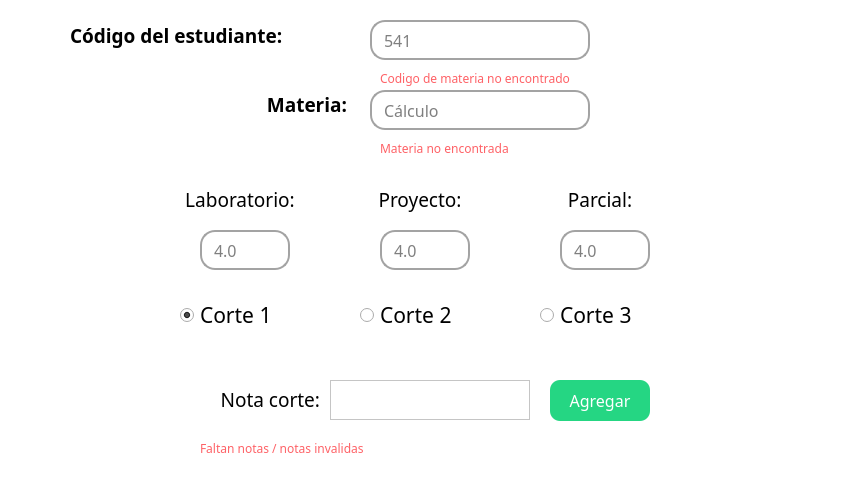
<?xml version="1.0" encoding="UTF-8"?>
<ui version="4.0">
 <class>Form</class>
 <widget class="QWidget" name="Form">
  <property name="geometry">
   <rect>
    <x>0</x>
    <y>0</y>
    <width>854</width>
    <height>480</height>
   </rect>
  </property>
  <property name="windowTitle">
   <string>Agregar notas</string>
  </property>
  <property name="styleSheet">
   <string notr="true">background-color: white;</string>
  </property>
  <widget class="QLabel" name="label_7">
   <property name="geometry">
    <rect>
     <x>340</x>
     <y>180</y>
     <width>160</width>
     <height>39</height>
    </rect>
   </property>
   <property name="font">
    <font>
     <family>Montserrat Thin</family>
     <pointsize>14</pointsize>
     <weight>50</weight>
     <bold>false</bold>
    </font>
   </property>
   <property name="text">
    <string>&lt;html&gt;&lt;head/&gt;&lt;body&gt;&lt;p align=&quot;center&quot;&gt;&lt;span style=&quot; font-weight:400;&quot;&gt;Proyecto:&lt;/span&gt;&lt;/p&gt;&lt;/body&gt;&lt;/html&gt;</string>
   </property>
  </widget>
  <widget class="QLabel" name="label_8">
   <property name="geometry">
    <rect>
     <x>170</x>
     <y>380</y>
     <width>150</width>
     <height>40</height>
    </rect>
   </property>
   <property name="font">
    <font>
     <family>Montserrat Thin</family>
     <pointsize>14</pointsize>
     <weight>50</weight>
     <bold>false</bold>
    </font>
   </property>
   <property name="text">
    <string>&lt;html&gt;&lt;head/&gt;&lt;body&gt;&lt;p align=&quot;right&quot;&gt;&lt;span style=&quot; font-weight:400;&quot;&gt;Nota corte:&lt;/span&gt;&lt;/p&gt;&lt;/body&gt;&lt;/html&gt;</string>
   </property>
  </widget>
  <widget class="QLineEdit" name="pro">
   <property name="geometry">
    <rect>
     <x>380</x>
     <y>230</y>
     <width>90</width>
     <height>40</height>
    </rect>
   </property>
   <property name="font">
    <font>
     <family>Montserrat Thin</family>
     <pointsize>12</pointsize>
     <weight>50</weight>
     <bold>false</bold>
    </font>
   </property>
   <property name="toolTip">
    <string>&lt;html&gt;&lt;head/&gt;&lt;body&gt;&lt;p align=&quot;center&quot;&gt;&lt;br/&gt;&lt;/p&gt;&lt;/body&gt;&lt;/html&gt;</string>
   </property>
   <property name="styleSheet">
    <string notr="true">background-color: rgb(255, 255, 255);
border-radius: 15px;
padding: 0px 10px;
border-width: 2px;
border-style: solid;
border-color: #A3A3A3;</string>
   </property>
   <property name="placeholderText">
    <string>4.0</string>
   </property>
  </widget>
  <widget class="QRadioButton" name="corte2">
   <property name="geometry">
    <rect>
     <x>360</x>
     <y>300</y>
     <width>130</width>
     <height>30</height>
    </rect>
   </property>
   <property name="font">
    <font>
     <family>Montserrat Thin</family>
     <pointsize>16</pointsize>
     <weight>50</weight>
     <bold>false</bold>
    </font>
   </property>
   <property name="text">
    <string>Corte 2</string>
   </property>
   <property name="checked">
    <bool>false</bool>
   </property>
  </widget>
  <widget class="QLineEdit" name="matees">
   <property name="geometry">
    <rect>
     <x>370</x>
     <y>90</y>
     <width>220</width>
     <height>40</height>
    </rect>
   </property>
   <property name="font">
    <font>
     <family>Montserrat Thin</family>
     <pointsize>12</pointsize>
     <weight>50</weight>
     <bold>false</bold>
    </font>
   </property>
   <property name="styleSheet">
    <string notr="true">background-color: rgb(255, 255, 255);
border-radius: 15px;
padding: 0px 10px;
border-width: 2px;
border-style: solid;
border-color: #A3A3A3;</string>
   </property>
   <property name="placeholderText">
    <string>Cálculo</string>
   </property>
  </widget>
  <widget class="QLabel" name="label_9">
   <property name="geometry">
    <rect>
     <x>520</x>
     <y>180</y>
     <width>160</width>
     <height>39</height>
    </rect>
   </property>
   <property name="font">
    <font>
     <family>Montserrat Thin</family>
     <pointsize>14</pointsize>
     <weight>50</weight>
     <bold>false</bold>
    </font>
   </property>
   <property name="text">
    <string>&lt;html&gt;&lt;head/&gt;&lt;body&gt;&lt;p align=&quot;center&quot;&gt;&lt;span style=&quot; font-weight:400;&quot;&gt;Parcial:&lt;/span&gt;&lt;/p&gt;&lt;/body&gt;&lt;/html&gt;</string>
   </property>
  </widget>
  <widget class="QTextBrowser" name="notac">
   <property name="geometry">
    <rect>
     <x>330</x>
     <y>380</y>
     <width>200</width>
     <height>40</height>
    </rect>
   </property>
   <property name="font">
    <font>
     <family>Montserrat Thin</family>
     <pointsize>12</pointsize>
     <weight>50</weight>
     <bold>false</bold>
    </font>
   </property>
   <property name="styleSheet">
    <string notr="true">background-color: rgb(255, 255, 255);</string>
   </property>
  </widget>
  <widget class="QRadioButton" name="corte3">
   <property name="geometry">
    <rect>
     <x>540</x>
     <y>300</y>
     <width>130</width>
     <height>30</height>
    </rect>
   </property>
   <property name="font">
    <font>
     <family>Montserrat Thin</family>
     <pointsize>16</pointsize>
     <weight>50</weight>
     <bold>false</bold>
    </font>
   </property>
   <property name="text">
    <string>Corte 3</string>
   </property>
   <property name="checked">
    <bool>false</bool>
   </property>
  </widget>
  <widget class="QLineEdit" name="lab">
   <property name="geometry">
    <rect>
     <x>200</x>
     <y>230</y>
     <width>90</width>
     <height>40</height>
    </rect>
   </property>
   <property name="font">
    <font>
     <family>Montserrat Thin</family>
     <pointsize>12</pointsize>
     <weight>50</weight>
     <bold>false</bold>
    </font>
   </property>
   <property name="toolTip">
    <string>&lt;html&gt;&lt;head/&gt;&lt;body&gt;&lt;p align=&quot;center&quot;&gt;&lt;br/&gt;&lt;/p&gt;&lt;/body&gt;&lt;/html&gt;</string>
   </property>
   <property name="styleSheet">
    <string notr="true">background-color: rgb(255, 255, 255);
border-radius: 15px;
padding: 0px 10px;
border-width: 2px;
border-style: solid;
border-color: #A3A3A3;</string>
   </property>
   <property name="placeholderText">
    <string>4.0</string>
   </property>
  </widget>
  <widget class="QLabel" name="label_10">
   <property name="geometry">
    <rect>
     <x>160</x>
     <y>180</y>
     <width>160</width>
     <height>39</height>
    </rect>
   </property>
   <property name="font">
    <font>
     <family>Montserrat Thin</family>
     <pointsize>14</pointsize>
     <weight>50</weight>
     <bold>false</bold>
    </font>
   </property>
   <property name="text">
    <string>&lt;html&gt;&lt;head/&gt;&lt;body&gt;&lt;p align=&quot;center&quot;&gt;&lt;span style=&quot; font-weight:400;&quot;&gt;Laboratorio:&lt;/span&gt;&lt;/p&gt;&lt;/body&gt;&lt;/html&gt;</string>
   </property>
  </widget>
  <widget class="QLabel" name="label_11">
   <property name="geometry">
    <rect>
     <x>250</x>
     <y>90</y>
     <width>97</width>
     <height>30</height>
    </rect>
   </property>
   <property name="font">
    <font>
     <family>Montserrat Thin</family>
     <pointsize>14</pointsize>
     <weight>75</weight>
     <bold>true</bold>
    </font>
   </property>
   <property name="text">
    <string>&lt;html&gt;&lt;head/&gt;&lt;body&gt;&lt;p align=&quot;right&quot;&gt;Materia:&lt;/p&gt;&lt;/body&gt;&lt;/html&gt;</string>
   </property>
  </widget>
  <widget class="QRadioButton" name="corte1">
   <property name="geometry">
    <rect>
     <x>180</x>
     <y>300</y>
     <width>130</width>
     <height>30</height>
    </rect>
   </property>
   <property name="font">
    <font>
     <family>Montserrat Thin</family>
     <pointsize>16</pointsize>
     <weight>50</weight>
     <bold>false</bold>
    </font>
   </property>
   <property name="text">
    <string>Corte 1</string>
   </property>
   <property name="checked">
    <bool>true</bool>
   </property>
  </widget>
  <widget class="QLabel" name="label_12">
   <property name="geometry">
    <rect>
     <x>70</x>
     <y>20</y>
     <width>281</width>
     <height>30</height>
    </rect>
   </property>
   <property name="font">
    <font>
     <family>Montserrat Thin</family>
     <pointsize>14</pointsize>
     <weight>75</weight>
     <bold>true</bold>
    </font>
   </property>
   <property name="text">
    <string>Código del estudiante:</string>
   </property>
  </widget>
  <widget class="QLineEdit" name="codiestu">
   <property name="geometry">
    <rect>
     <x>370</x>
     <y>20</y>
     <width>220</width>
     <height>40</height>
    </rect>
   </property>
   <property name="font">
    <font>
     <family>Montserrat Thin</family>
     <pointsize>12</pointsize>
     <weight>50</weight>
     <bold>false</bold>
    </font>
   </property>
   <property name="styleSheet">
    <string notr="true">background-color: rgb(255, 255, 255);
border-radius: 15px;
padding: 0px 10px;
border-width: 2px;
border-style: solid;
border-color: #A3A3A3;</string>
   </property>
   <property name="placeholderText">
    <string>541</string>
   </property>
  </widget>
  <widget class="QLineEdit" name="par">
   <property name="geometry">
    <rect>
     <x>560</x>
     <y>230</y>
     <width>90</width>
     <height>40</height>
    </rect>
   </property>
   <property name="font">
    <font>
     <family>Montserrat Thin</family>
     <pointsize>12</pointsize>
     <weight>50</weight>
     <bold>false</bold>
    </font>
   </property>
   <property name="toolTip">
    <string>&lt;html&gt;&lt;head/&gt;&lt;body&gt;&lt;p align=&quot;center&quot;&gt;&lt;br/&gt;&lt;/p&gt;&lt;/body&gt;&lt;/html&gt;</string>
   </property>
   <property name="styleSheet">
    <string notr="true">background-color: rgb(255, 255, 255);
border-radius: 15px;
padding: 0px 10px;
border-width: 2px;
border-style: solid;
border-color: #A3A3A3;</string>
   </property>
   <property name="placeholderText">
    <string>4.0</string>
   </property>
  </widget>
  <widget class="QPushButton" name="agregarno">
   <property name="geometry">
    <rect>
     <x>550</x>
     <y>380</y>
     <width>100</width>
     <height>41</height>
    </rect>
   </property>
   <property name="font">
    <font>
     <family>Raleway Thin</family>
     <pointsize>12</pointsize>
    </font>
   </property>
   <property name="cursor">
    <cursorShape>PointingHandCursor</cursorShape>
   </property>
   <property name="styleSheet">
    <string notr="true">background-color:#25D683;
color: white;
border-radius: 10px;
</string>
   </property>
   <property name="text">
    <string>Agregar</string>
   </property>
  </widget>
  <widget class="QLabel" name="err_no">
   <property name="enabled">
    <bool>true</bool>
   </property>
   <property name="geometry">
    <rect>
     <x>200</x>
     <y>440</y>
     <width>201</width>
     <height>16</height>
    </rect>
   </property>
   <property name="font">
    <font>
     <family>Montserrat Thin</family>
     <weight>50</weight>
     <bold>false</bold>
    </font>
   </property>
   <property name="styleSheet">
    <string notr="true">color: rgb(254, 97, 102);
</string>
   </property>
   <property name="text">
    <string>Faltan notas / notas invalidas</string>
   </property>
  </widget>
  <widget class="QLabel" name="err_es">
   <property name="enabled">
    <bool>true</bool>
   </property>
   <property name="geometry">
    <rect>
     <x>380</x>
     <y>70</y>
     <width>221</width>
     <height>16</height>
    </rect>
   </property>
   <property name="font">
    <font>
     <family>Montserrat Thin</family>
     <weight>50</weight>
     <bold>false</bold>
    </font>
   </property>
   <property name="styleSheet">
    <string notr="true">color: rgb(254, 97, 102);
</string>
   </property>
   <property name="text">
    <string>Codigo de materia no encontrado</string>
   </property>
  </widget>
  <widget class="QLabel" name="err_ma">
   <property name="enabled">
    <bool>true</bool>
   </property>
   <property name="geometry">
    <rect>
     <x>380</x>
     <y>140</y>
     <width>151</width>
     <height>16</height>
    </rect>
   </property>
   <property name="font">
    <font>
     <family>Montserrat Thin</family>
     <weight>50</weight>
     <bold>false</bold>
    </font>
   </property>
   <property name="styleSheet">
    <string notr="true">color: rgb(254, 97, 102);
</string>
   </property>
   <property name="text">
    <string>Materia no encontrada</string>
   </property>
  </widget>
 </widget>
 <resources/>
 <connections/>
</ui>
